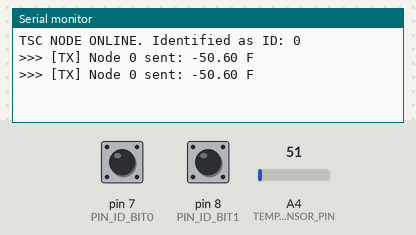
Bench run of a sketch on a simulated Arduino Uno, built for the host (arithmetic inside an expression is 32-bit, double 64-bit). Parts: the last lines printed to the serial monitor. Inputs (shaded band) come from the test bench; at power-on: A4 (TEMP_SENSOR_PIN) = 51, pin 7 (PIN_ID_BIT0) HIGH, pin 8 (PIN_ID_BIT1) HIGH.

Above: at 2.8 s.
2.9 s: A4 (TEMP_SENSOR_PIN) set to 61
At 3.8 s:
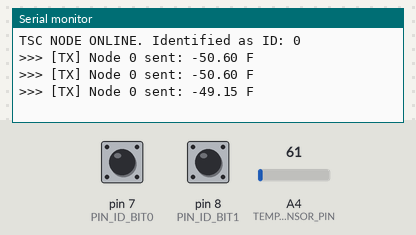
4.4 s: A4 (TEMP_SENSOR_PIN) set to 71
At 5.5 s:
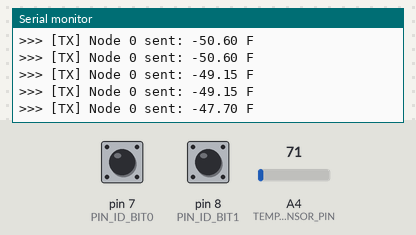
Timing chart, 0 to 7.4 s (numbered marks = the images above; inputs shaded):
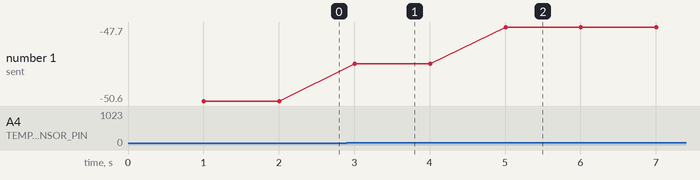

Measured:
- after the input at 2.9 s, the serial monitor: prints a new line after 0.10 s (image 1)
- after the input at 4.4 s, the serial monitor: prints a new line after 0.61 s (image 2)
- plotted number 1: -50.6 → -49.15 after the input at 2.9 s, -49.15 → -47.7 after the input at 4.4 s

The sketch:

esp_Receive.ino
```cpp
#include <SPI.h>
#include "mcp2515_can.h"

// --- ESP32-S3 SPECIFIC PINS ---
// Matches the FSPI bus on your DevKitC-1 diagram
#define SPI_SCK_PIN  12
#define SPI_MISO_PIN 13 // Connect to SO (Needs voltage divider!)
#define SPI_MOSI_PIN 11 // Connect to SI
const int CAN_CS_PIN  = 10;

// Custom Pins
const int PIN_ID_BIT0 = 7;      // Ground for ID Bit 0
const int PIN_ID_BIT1 = 8;      // Ground for ID Bit 1
const int TEMP_SENSOR_PIN = 4;  // ADC1_3 for Temp Sensor

mcp2515_can CAN(CAN_CS_PIN);

unsigned long MY_CAN_ID;
int BOARD_INDEX;

void setup() {
    Serial.begin(115200);

    // Initialize SPI specifically for the ESP32-S3 hardware pins
    SPI.begin(SPI_SCK_PIN, SPI_MISO_PIN, SPI_MOSI_PIN, CAN_CS_PIN);

    pinMode(PIN_ID_BIT0, INPUT_PULLUP);
    pinMode(PIN_ID_BIT1, INPUT_PULLUP);

    // Read ID pins
    int bit0 = !digitalRead(PIN_ID_BIT0);
    int bit1 = !digitalRead(PIN_ID_BIT1);

    BOARD_INDEX = (bit1 << 1) | bit0;
    MY_CAN_ID = (unsigned long)BOARD_INDEX;

    // Initialize CAN - CRITICAL: Added MCP_8MHz to match your specific module
    while (CAN_OK != CAN.begin(CAN_500KBPS, MCP_8MHz)) {
        Serial.println("CAN Init Fail. Check SPI wiring!");
        delay(1000);
    }

    Serial.print("TSC NODE ONLINE. Identified as ID: ");
    Serial.println(BOARD_INDEX);
}

void loop() {
    // TRANSMIT
    static unsigned long lastSend = 0;
    if (millis() - lastSend > 1000) {
        // 1. Get Celsius from the sensor
        // 3.3V Logic and 12-bit ADC (4095) for ESP32-S3
        float voltage = analogRead(TEMP_SENSOR_PIN) * (3.3 / 4095.0);
        float tempC = (100.0 * voltage) - 50.0;

        // 2. Convert to Fahrenheit
        float tempF = (tempC * 9.0 / 5.0) + 32.0;

        // 3. Send the float bytes over CAN
        CAN.sendMsgBuf(MY_CAN_ID, 0, 4, (unsigned char*)&tempF);

        Serial.print(">>> [TX] Node ");
        Serial.print(BOARD_INDEX);
        Serial.print(" sent: ");
        Serial.print(tempF);
        Serial.println(" F");
        lastSend = millis();
    }

    // RECEIVE
    if (CAN_MSGAVAIL == CAN.checkReceive()) {
        unsigned char len = 0;
        unsigned char buf[8];
        CAN.readMsgBuf(&len, buf);

        unsigned long incomingId = CAN.getCanId();

        if (incomingId != MY_CAN_ID) {
            float remoteTempF;
            memcpy(&remoteTempF, buf, 4);

            Serial.print("<<< [RX] from Node ");
            Serial.print(incomingId);
            Serial.print(": ");
            Serial.print(remoteTempF);
            Serial.println(" F");
        }
    }
}
```
